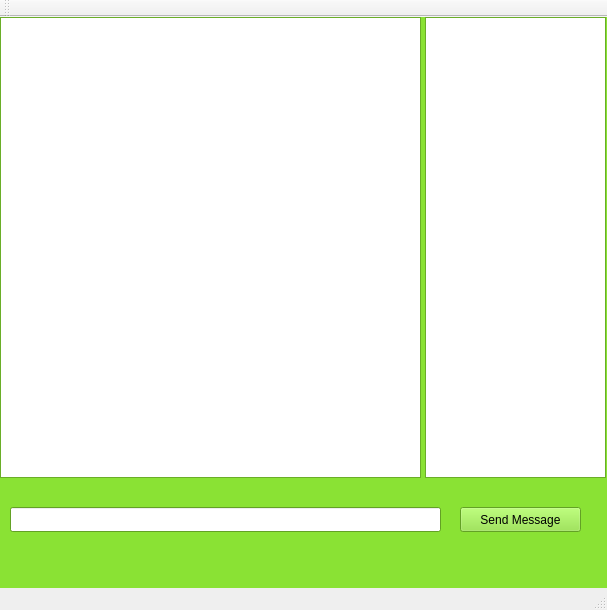
<?xml version="1.0" encoding="UTF-8"?>
<ui version="4.0">
 <class>MainWindow</class>
 <widget class="QMainWindow" name="MainWindow">
  <property name="geometry">
   <rect>
    <x>0</x>
    <y>0</y>
    <width>607</width>
    <height>610</height>
   </rect>
  </property>
  <property name="windowTitle">
   <string>MainWindow</string>
  </property>
  <widget class="QWidget" name="centralWidget">
   <widget class="QStackedWidget" name="stackedWidget">
    <property name="geometry">
     <rect>
      <x>0</x>
      <y>0</y>
      <width>611</width>
      <height>571</height>
     </rect>
    </property>
    <property name="palette">
     <palette>
      <active>
       <colorrole role="WindowText">
        <brush brushstyle="SolidPattern">
         <color alpha="255">
          <red>0</red>
          <green>0</green>
          <blue>0</blue>
         </color>
        </brush>
       </colorrole>
       <colorrole role="Button">
        <brush brushstyle="SolidPattern">
         <color alpha="255">
          <red>138</red>
          <green>226</green>
          <blue>52</blue>
         </color>
        </brush>
       </colorrole>
       <colorrole role="Light">
        <brush brushstyle="SolidPattern">
         <color alpha="255">
          <red>198</red>
          <green>255</green>
          <blue>143</blue>
         </color>
        </brush>
       </colorrole>
       <colorrole role="Midlight">
        <brush brushstyle="SolidPattern">
         <color alpha="255">
          <red>168</red>
          <green>240</green>
          <blue>97</blue>
         </color>
        </brush>
       </colorrole>
       <colorrole role="Dark">
        <brush brushstyle="SolidPattern">
         <color alpha="255">
          <red>69</red>
          <green>113</green>
          <blue>26</blue>
         </color>
        </brush>
       </colorrole>
       <colorrole role="Mid">
        <brush brushstyle="SolidPattern">
         <color alpha="255">
          <red>92</red>
          <green>151</green>
          <blue>34</blue>
         </color>
        </brush>
       </colorrole>
       <colorrole role="Text">
        <brush brushstyle="SolidPattern">
         <color alpha="255">
          <red>0</red>
          <green>0</green>
          <blue>0</blue>
         </color>
        </brush>
       </colorrole>
       <colorrole role="BrightText">
        <brush brushstyle="SolidPattern">
         <color alpha="255">
          <red>255</red>
          <green>255</green>
          <blue>255</blue>
         </color>
        </brush>
       </colorrole>
       <colorrole role="ButtonText">
        <brush brushstyle="SolidPattern">
         <color alpha="255">
          <red>0</red>
          <green>0</green>
          <blue>0</blue>
         </color>
        </brush>
       </colorrole>
       <colorrole role="Base">
        <brush brushstyle="SolidPattern">
         <color alpha="255">
          <red>255</red>
          <green>255</green>
          <blue>255</blue>
         </color>
        </brush>
       </colorrole>
       <colorrole role="Window">
        <brush brushstyle="SolidPattern">
         <color alpha="255">
          <red>138</red>
          <green>226</green>
          <blue>52</blue>
         </color>
        </brush>
       </colorrole>
       <colorrole role="Shadow">
        <brush brushstyle="SolidPattern">
         <color alpha="255">
          <red>0</red>
          <green>0</green>
          <blue>0</blue>
         </color>
        </brush>
       </colorrole>
       <colorrole role="AlternateBase">
        <brush brushstyle="SolidPattern">
         <color alpha="255">
          <red>196</red>
          <green>240</green>
          <blue>153</blue>
         </color>
        </brush>
       </colorrole>
       <colorrole role="ToolTipBase">
        <brush brushstyle="SolidPattern">
         <color alpha="255">
          <red>255</red>
          <green>255</green>
          <blue>220</blue>
         </color>
        </brush>
       </colorrole>
       <colorrole role="ToolTipText">
        <brush brushstyle="SolidPattern">
         <color alpha="255">
          <red>0</red>
          <green>0</green>
          <blue>0</blue>
         </color>
        </brush>
       </colorrole>
      </active>
      <inactive>
       <colorrole role="WindowText">
        <brush brushstyle="SolidPattern">
         <color alpha="255">
          <red>0</red>
          <green>0</green>
          <blue>0</blue>
         </color>
        </brush>
       </colorrole>
       <colorrole role="Button">
        <brush brushstyle="SolidPattern">
         <color alpha="255">
          <red>138</red>
          <green>226</green>
          <blue>52</blue>
         </color>
        </brush>
       </colorrole>
       <colorrole role="Light">
        <brush brushstyle="SolidPattern">
         <color alpha="255">
          <red>198</red>
          <green>255</green>
          <blue>143</blue>
         </color>
        </brush>
       </colorrole>
       <colorrole role="Midlight">
        <brush brushstyle="SolidPattern">
         <color alpha="255">
          <red>168</red>
          <green>240</green>
          <blue>97</blue>
         </color>
        </brush>
       </colorrole>
       <colorrole role="Dark">
        <brush brushstyle="SolidPattern">
         <color alpha="255">
          <red>69</red>
          <green>113</green>
          <blue>26</blue>
         </color>
        </brush>
       </colorrole>
       <colorrole role="Mid">
        <brush brushstyle="SolidPattern">
         <color alpha="255">
          <red>92</red>
          <green>151</green>
          <blue>34</blue>
         </color>
        </brush>
       </colorrole>
       <colorrole role="Text">
        <brush brushstyle="SolidPattern">
         <color alpha="255">
          <red>0</red>
          <green>0</green>
          <blue>0</blue>
         </color>
        </brush>
       </colorrole>
       <colorrole role="BrightText">
        <brush brushstyle="SolidPattern">
         <color alpha="255">
          <red>255</red>
          <green>255</green>
          <blue>255</blue>
         </color>
        </brush>
       </colorrole>
       <colorrole role="ButtonText">
        <brush brushstyle="SolidPattern">
         <color alpha="255">
          <red>0</red>
          <green>0</green>
          <blue>0</blue>
         </color>
        </brush>
       </colorrole>
       <colorrole role="Base">
        <brush brushstyle="SolidPattern">
         <color alpha="255">
          <red>255</red>
          <green>255</green>
          <blue>255</blue>
         </color>
        </brush>
       </colorrole>
       <colorrole role="Window">
        <brush brushstyle="SolidPattern">
         <color alpha="255">
          <red>138</red>
          <green>226</green>
          <blue>52</blue>
         </color>
        </brush>
       </colorrole>
       <colorrole role="Shadow">
        <brush brushstyle="SolidPattern">
         <color alpha="255">
          <red>0</red>
          <green>0</green>
          <blue>0</blue>
         </color>
        </brush>
       </colorrole>
       <colorrole role="AlternateBase">
        <brush brushstyle="SolidPattern">
         <color alpha="255">
          <red>196</red>
          <green>240</green>
          <blue>153</blue>
         </color>
        </brush>
       </colorrole>
       <colorrole role="ToolTipBase">
        <brush brushstyle="SolidPattern">
         <color alpha="255">
          <red>255</red>
          <green>255</green>
          <blue>220</blue>
         </color>
        </brush>
       </colorrole>
       <colorrole role="ToolTipText">
        <brush brushstyle="SolidPattern">
         <color alpha="255">
          <red>0</red>
          <green>0</green>
          <blue>0</blue>
         </color>
        </brush>
       </colorrole>
      </inactive>
      <disabled>
       <colorrole role="WindowText">
        <brush brushstyle="SolidPattern">
         <color alpha="255">
          <red>69</red>
          <green>113</green>
          <blue>26</blue>
         </color>
        </brush>
       </colorrole>
       <colorrole role="Button">
        <brush brushstyle="SolidPattern">
         <color alpha="255">
          <red>138</red>
          <green>226</green>
          <blue>52</blue>
         </color>
        </brush>
       </colorrole>
       <colorrole role="Light">
        <brush brushstyle="SolidPattern">
         <color alpha="255">
          <red>198</red>
          <green>255</green>
          <blue>143</blue>
         </color>
        </brush>
       </colorrole>
       <colorrole role="Midlight">
        <brush brushstyle="SolidPattern">
         <color alpha="255">
          <red>168</red>
          <green>240</green>
          <blue>97</blue>
         </color>
        </brush>
       </colorrole>
       <colorrole role="Dark">
        <brush brushstyle="SolidPattern">
         <color alpha="255">
          <red>69</red>
          <green>113</green>
          <blue>26</blue>
         </color>
        </brush>
       </colorrole>
       <colorrole role="Mid">
        <brush brushstyle="SolidPattern">
         <color alpha="255">
          <red>92</red>
          <green>151</green>
          <blue>34</blue>
         </color>
        </brush>
       </colorrole>
       <colorrole role="Text">
        <brush brushstyle="SolidPattern">
         <color alpha="255">
          <red>69</red>
          <green>113</green>
          <blue>26</blue>
         </color>
        </brush>
       </colorrole>
       <colorrole role="BrightText">
        <brush brushstyle="SolidPattern">
         <color alpha="255">
          <red>255</red>
          <green>255</green>
          <blue>255</blue>
         </color>
        </brush>
       </colorrole>
       <colorrole role="ButtonText">
        <brush brushstyle="SolidPattern">
         <color alpha="255">
          <red>69</red>
          <green>113</green>
          <blue>26</blue>
         </color>
        </brush>
       </colorrole>
       <colorrole role="Base">
        <brush brushstyle="SolidPattern">
         <color alpha="255">
          <red>138</red>
          <green>226</green>
          <blue>52</blue>
         </color>
        </brush>
       </colorrole>
       <colorrole role="Window">
        <brush brushstyle="SolidPattern">
         <color alpha="255">
          <red>138</red>
          <green>226</green>
          <blue>52</blue>
         </color>
        </brush>
       </colorrole>
       <colorrole role="Shadow">
        <brush brushstyle="SolidPattern">
         <color alpha="255">
          <red>0</red>
          <green>0</green>
          <blue>0</blue>
         </color>
        </brush>
       </colorrole>
       <colorrole role="AlternateBase">
        <brush brushstyle="SolidPattern">
         <color alpha="255">
          <red>138</red>
          <green>226</green>
          <blue>52</blue>
         </color>
        </brush>
       </colorrole>
       <colorrole role="ToolTipBase">
        <brush brushstyle="SolidPattern">
         <color alpha="255">
          <red>255</red>
          <green>255</green>
          <blue>220</blue>
         </color>
        </brush>
       </colorrole>
       <colorrole role="ToolTipText">
        <brush brushstyle="SolidPattern">
         <color alpha="255">
          <red>0</red>
          <green>0</green>
          <blue>0</blue>
         </color>
        </brush>
       </colorrole>
      </disabled>
     </palette>
    </property>
    <property name="autoFillBackground">
     <bool>true</bool>
    </property>
    <property name="currentIndex">
     <number>1</number>
    </property>
    <widget class="QWidget" name="page">
     <widget class="QTextEdit" name="textEdit">
      <property name="geometry">
       <rect>
        <x>300</x>
        <y>150</y>
        <width>211</width>
        <height>61</height>
       </rect>
      </property>
     </widget>
     <widget class="QTextEdit" name="textEdit_2">
      <property name="geometry">
       <rect>
        <x>300</x>
        <y>260</y>
        <width>211</width>
        <height>61</height>
       </rect>
      </property>
     </widget>
     <widget class="QPushButton" name="pushButton_2">
      <property name="geometry">
       <rect>
        <x>350</x>
        <y>370</y>
        <width>89</width>
        <height>51</height>
       </rect>
      </property>
      <property name="text">
       <string>Log In</string>
      </property>
     </widget>
     <widget class="QLabel" name="label">
      <property name="geometry">
       <rect>
        <x>210</x>
        <y>160</y>
        <width>81</width>
        <height>51</height>
       </rect>
      </property>
      <property name="text">
       <string>Server Ip:</string>
      </property>
     </widget>
     <widget class="QLabel" name="label_2">
      <property name="geometry">
       <rect>
        <x>216</x>
        <y>253</y>
        <width>71</width>
        <height>51</height>
       </rect>
      </property>
      <property name="text">
       <string>User:</string>
      </property>
     </widget>
     <widget class="QLabel" name="label_3">
      <property name="geometry">
       <rect>
        <x>40</x>
        <y>340</y>
        <width>231</width>
        <height>181</height>
       </rect>
      </property>
      <property name="text">
       <string>TextLabel</string>
      </property>
     </widget>
    </widget>
    <widget class="QWidget" name="page_2">
     <widget class="QTextEdit" name="textEdit_3">
      <property name="geometry">
       <rect>
        <x>0</x>
        <y>0</y>
        <width>421</width>
        <height>461</height>
       </rect>
      </property>
     </widget>
     <widget class="QListWidget" name="listWidget">
      <property name="geometry">
       <rect>
        <x>425</x>
        <y>0</y>
        <width>181</width>
        <height>461</height>
       </rect>
      </property>
     </widget>
     <widget class="QLineEdit" name="lineEdit">
      <property name="geometry">
       <rect>
        <x>10</x>
        <y>490</y>
        <width>431</width>
        <height>25</height>
       </rect>
      </property>
     </widget>
     <widget class="QPushButton" name="pushButton">
      <property name="geometry">
       <rect>
        <x>460</x>
        <y>490</y>
        <width>121</width>
        <height>25</height>
       </rect>
      </property>
      <property name="text">
       <string>Send Message</string>
      </property>
     </widget>
    </widget>
   </widget>
  </widget>
  <widget class="QMenuBar" name="menuBar">
   <property name="geometry">
    <rect>
     <x>0</x>
     <y>0</y>
     <width>607</width>
     <height>22</height>
    </rect>
   </property>
  </widget>
  <widget class="QToolBar" name="mainToolBar">
   <attribute name="toolBarArea">
    <enum>TopToolBarArea</enum>
   </attribute>
   <attribute name="toolBarBreak">
    <bool>false</bool>
   </attribute>
  </widget>
  <widget class="QStatusBar" name="statusBar"/>
 </widget>
 <layoutdefault spacing="6" margin="11"/>
 <resources/>
 <connections/>
</ui>
